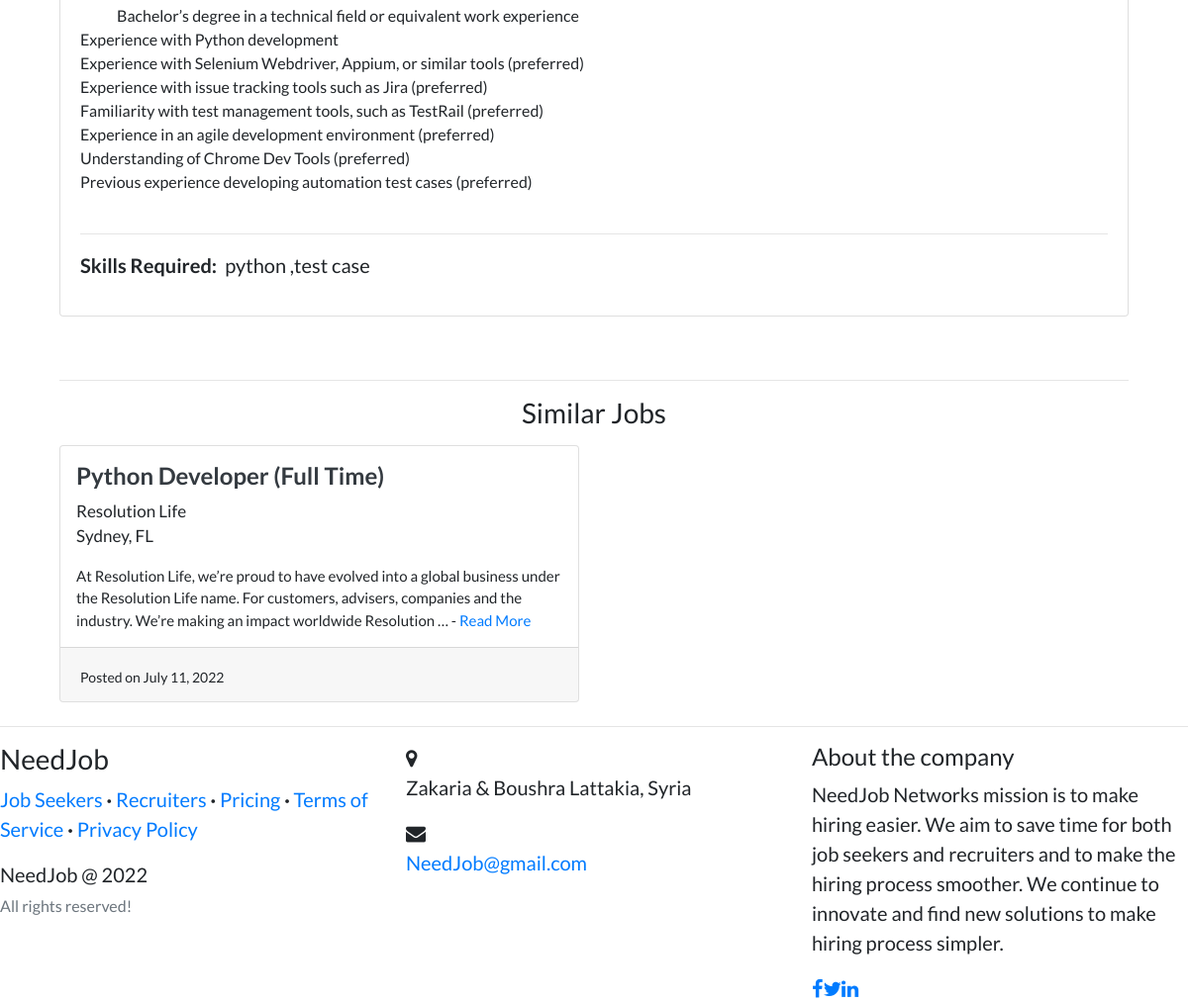
Before: /job/python-software-development-engineer (signed in, lower part) with the older database file.
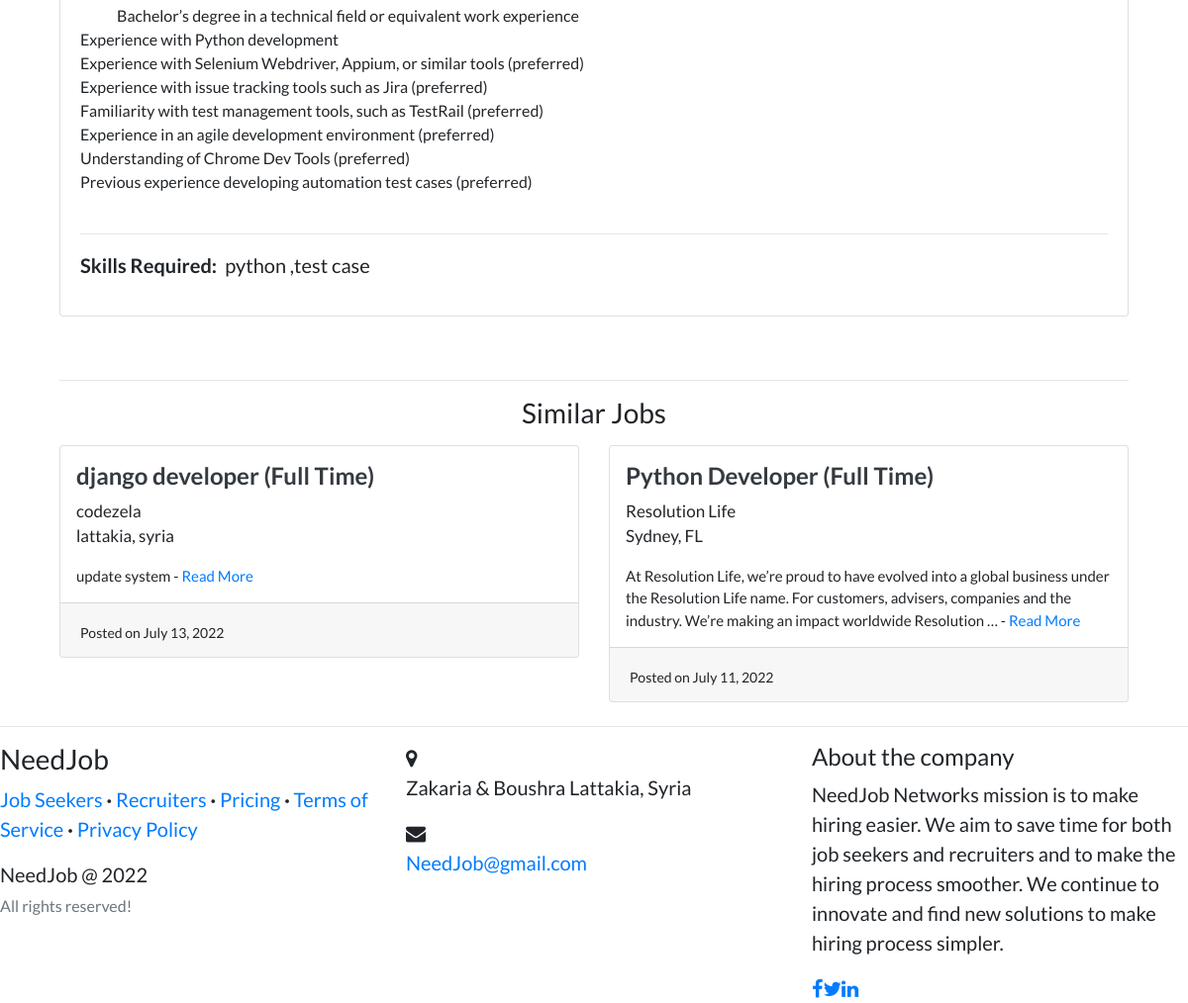
After: the same page with the newer database file.
### recruiters/models.py (models this page shows, shortened)
class Job(models.Model):
    recruiter = models.ForeignKey(
        User, related_name='jobs', on_delete=models.CASCADE)
    title = models.CharField(max_length=255)
    company = models.CharField(max_length=200)
    location = models.CharField(max_length=255)
    description = models.TextField()
    requirements = models.TextField()
    skills_req = models.CharField(max_length=200)
    job_type = models.CharField(
        max_length=30, choices=CHOICES, default='Full Time', null=True)
    link = models.URLField(null=True, blank=True)
    slug = AutoSlugField(populate_from='title', unique=True, null=True)
    date_posted = models.DateTimeField(default=timezone.now)

### candidates/views.py (the view)
# urls.py: path('job/<slug>', views.job_detail, name='job-detail'),
@login_required
def job_detail(request, slug):
    job = get_object_or_404(Job, slug=slug)
    apply_button = 0
    save_button = 0
    profile = Profile.objects.filter(user=request.user).first()
    if AppliedJobs.objects.filter(user=request.user).filter(job=job).exists():
        apply_button = 1
    if SavedJobs.objects.filter(user=request.user).filter(job=job).exists():
        save_button = 1
    relevant_jobs = []
    jobs1 = Job.objects.filter(
        company__icontains=job.company).order_by('-date_posted')
    jobs2 = Job.objects.filter(
        job_type__icontains=job.job_type).order_by('-date_posted')
    jobs3 = Job.objects.filter(
        title__icontains=job.title).order_by('-date_posted')
    for i in jobs1:
        if len(relevant_jobs) > 5:
            break
        if i not in relevant_jobs and i != job:
            relevant_jobs.append(i)
    for i in jobs2:
        if len(relevant_jobs) > 5:
            break
        if i not in relevant_jobs and i != job:
            relevant_jobs.append(i)
    for i in jobs3:
        if len(relevant_jobs) > 5:
            break
        if i not in relevant_jobs and i != job:
            relevant_jobs.append(i)
    return render(request, 'candidates/job_detail.html', {'job': job, 'profile': profile, 'apply_button': apply_button, 'save_button': save_button, 'relevant_jobs': relevant_jobs, 'candidate_navbar': 1})

### templates/candidates/job_detail.html (shortened to what this page needs)
{% extends "accounts/layout.html" %} {% load static %} {% block content %}
<br /><br />
<div class="container">
  <div class="row">
    <div class="col-md-12">
      <div class="card card-signin my-5">
        <div class="card-body">
          <p style="white-space: pre-wrap; font-size: 16px">
            {{ job.requirements }}
          </p>
          <hr my-2 />
          <p><b class="mr-2">Skills Required:</b>{{job.skills_req}}</p>
        </div>
      </div>
    </div>
  </div>
  <hr my-1 />
  <h3 class="text-center">Similar Jobs</h3>
  <div class="row">
    {% for rel_job in relevant_jobs %}
    <div class="col-md-6">
      <div class="card card-signin my-2">
        <span class="ml-3 mt-3">
          <a href="{% url 'candidates:job-detail' rel_job.slug %}"
            ><h4 class="text-dark">
              <b>{{rel_job.title}} ({{rel_job.job_type}})</b>
            </h4></a
          >
          <p style="font-size: 17px">
            {{rel_job.company}}<br />{{rel_job.location}}
          </p>
          <p style="font-size: 15px">
            {{rel_job.description|truncatewords:30}} -
            <a href="{% url 'candidates:job-detail' rel_job.slug %}">Read More</a>
          </p>
        </span>
        <div class="card-footer">
          <span style="font-size: 14px"
            >Posted on {{rel_job.date_posted|date:"F d, Y"}}</span
          >
        </div>
      </div>
    </div>
    {% endfor %}
  </div>
</div>
{% endblock content %}

### templates/accounts/layout.html (shortened to what this page needs)
{% load static %} {% load pwa %}
<!DOCTYPE html>
<html>
  <head>
    <link
      rel="stylesheet"
      href="https://maxcdn.bootstrapcdn.com/bootstrap/4.0.0/css/bootstrap.min.css"
    />
    <link
      rel="stylesheet"
      href="https://cdnjs.cloudflare.com/ajax/libs/font-awesome/5.14.0/css/all.min.css"
    />
    <link
      rel="stylesheet"
      href="https://stackpath.bootstrapcdn.com/font-awesome/4.7.0/css/font-awesome.min.css"
    />
    <link
      rel="stylesheet"
      type="text/css"
      href="https://dl.dropboxusercontent.com/s/ecyb1drs5j1jyjf/styles.css?dl=0"
    />
    <link
      rel="stylesheet"
      type="text/css"
      href="https://dl.dropboxusercontent.com/s/xmxsoypfvfvsisb/footer.css?dl=0"
    />
  </head>
  <body>
    <div class="container">{% block content %}{% endblock content %}</div>
    <footer>
      <hr my-2 />
      <div class="row">
        <div class="col-sm-4 col-md-4 footer">
          <h3>NeedJob</h3>
          <p class="links">
            <a href="{% url 'candidates:detail-candidates' %}">Job Seekers</a
            ><strong> · </strong
            ><a href="{% url 'detail-recruiters' %}">Recruiters</a
            ><strong> · </strong><a href="{% url 'pricing' %}">Pricing</a>
            <strong> · </strong
            ><a href="{% url 'terms-of-service' %}">Terms of Service</a>
            <strong> · </strong
            ><a href="{% url 'privacy-policy' %}">Privacy Policy</a>
          </p>
          <p class="company-name">
            NeedJob @ 2022<br /><small class="text-muted"
              >All rights reserved!</small
            ><br />
          </p>
        </div>
        <div class="col-sm-6 col-md-4 footer-contacts">
          <div>
            <span class="fa fa-map-marker footer-contacts-icon"></span>
            <p><span class="new-line-span">Zakaria & Boushra </span>Lattakia, Syria</p>
          </div>
          <div>
            <i class="fa fa-envelope footer-contacts-icon"></i>
            <p><a href="#" target="_blank">NeedJob@gmail.com</a></p>
          </div>
        </div>
        <div class="col-md-4 footer-about">
          <h4>About the company</h4>
          <p>
            NeedJob Networks mission is to make hiring easier. We aim to save
            time for both job seekers and recruiters and to make the hiring
            process smoother. We continue to innovate and find new solutions to
            make hiring process simpler.
          </p>
          <div class="social-links social-icons">
            <a href="#"><i class="fa fa-facebook"></i></a
            ><a href="#"><i class="fa fa-twitter"></i></a
            ><a href="#"><i class="fa fa-linkedin"></i
            ></a>
          </div>
        </div>
      </div>
    </footer>
  </body>
</html>

### templates/accounts/layout.html (style rules this page uses)
body { font-family: "Lato"; font-size: 20px; }

Changed rows visible on the page:
added Job: title "django developer", job_type "Full Time", company "codezela", location "lattakia, syria", description "update system", date_posted "July 13, 2022"
